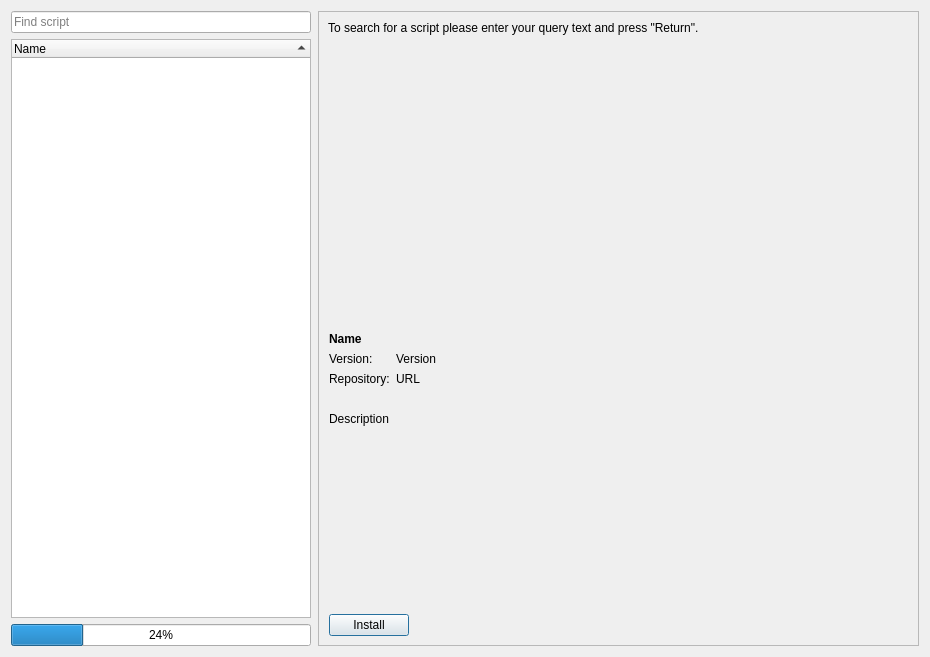
<?xml version="1.0" encoding="UTF-8"?>
<ui version="4.0">
 <class>ScriptRepositoryDialog</class>
 <widget class="QDialog" name="ScriptRepositoryDialog">
  <property name="geometry">
   <rect>
    <x>0</x>
    <y>0</y>
    <width>930</width>
    <height>657</height>
   </rect>
  </property>
  <property name="windowTitle">
   <string>Script repository</string>
  </property>
  <layout class="QGridLayout" name="gridLayout_2">
   <item row="0" column="0">
    <layout class="QGridLayout" name="gridLayout">
     <item row="1" column="1">
      <widget class="QFrame" name="infoFrame">
       <property name="sizePolicy">
        <sizepolicy hsizetype="Preferred" vsizetype="Preferred">
         <horstretch>2</horstretch>
         <verstretch>0</verstretch>
        </sizepolicy>
       </property>
       <property name="frameShape">
        <enum>QFrame::StyledPanel</enum>
       </property>
       <property name="frameShadow">
        <enum>QFrame::Raised</enum>
       </property>
       <layout class="QVBoxLayout" name="verticalLayout">
        <item>
         <widget class="QFrame" name="overviewFrame">
          <property name="frameShape">
           <enum>QFrame::NoFrame</enum>
          </property>
          <layout class="QGridLayout" name="gridLayout_4">
           <property name="leftMargin">
            <number>0</number>
           </property>
           <property name="topMargin">
            <number>0</number>
           </property>
           <property name="rightMargin">
            <number>0</number>
           </property>
           <property name="bottomMargin">
            <number>0</number>
           </property>
           <item row="0" column="0">
            <widget class="QLabel" name="label">
             <property name="text">
              <string>To search for a script please enter your query text and press &quot;Return&quot;.</string>
             </property>
             <property name="wordWrap">
              <bool>true</bool>
             </property>
            </widget>
           </item>
           <item row="1" column="0">
            <spacer name="verticalSpacer_2">
             <property name="orientation">
              <enum>Qt::Vertical</enum>
             </property>
             <property name="sizeHint" stdset="0">
              <size>
               <width>20</width>
               <height>40</height>
              </size>
             </property>
            </spacer>
           </item>
          </layout>
         </widget>
        </item>
        <item>
         <widget class="QFrame" name="scriptInfoFrame">
          <property name="sizePolicy">
           <sizepolicy hsizetype="Preferred" vsizetype="Preferred">
            <horstretch>0</horstretch>
            <verstretch>0</verstretch>
           </sizepolicy>
          </property>
          <property name="minimumSize">
           <size>
            <width>500</width>
            <height>0</height>
           </size>
          </property>
          <property name="frameShape">
           <enum>QFrame::NoFrame</enum>
          </property>
          <property name="frameShadow">
           <enum>QFrame::Raised</enum>
          </property>
          <layout class="QGridLayout" name="gridLayout_3">
           <property name="leftMargin">
            <number>1</number>
           </property>
           <property name="topMargin">
            <number>0</number>
           </property>
           <property name="rightMargin">
            <number>0</number>
           </property>
           <property name="bottomMargin">
            <number>0</number>
           </property>
           <item row="9" column="0" colspan="2">
            <widget class="QLabel" name="descriptionLabel">
             <property name="text">
              <string notr="true">Description</string>
             </property>
             <property name="wordWrap">
              <bool>true</bool>
             </property>
            </widget>
           </item>
           <item row="7" column="1">
            <widget class="QLabel" name="repositoryLinkLabel">
             <property name="toolTip">
              <string notr="true"/>
             </property>
             <property name="text">
              <string notr="true">URL</string>
             </property>
             <property name="wordWrap">
              <bool>true</bool>
             </property>
             <property name="openExternalLinks">
              <bool>true</bool>
             </property>
            </widget>
           </item>
           <item row="12" column="0" colspan="2">
            <widget class="QFrame" name="horizontalFrame">
             <property name="frameShape">
              <enum>QFrame::NoFrame</enum>
             </property>
             <property name="frameShadow">
              <enum>QFrame::Raised</enum>
             </property>
             <layout class="QHBoxLayout" name="horizontalLayout_4">
              <property name="leftMargin">
               <number>0</number>
              </property>
              <property name="topMargin">
               <number>0</number>
              </property>
              <property name="rightMargin">
               <number>0</number>
              </property>
              <property name="bottomMargin">
               <number>0</number>
              </property>
              <item>
               <widget class="QPushButton" name="installButton">
                <property name="toolTip">
                 <string>Save the current todo item</string>
                </property>
                <property name="text">
                 <string>Install</string>
                </property>
                <property name="icon">
                 <iconset theme="document-save" resource="../breeze-qownnotes.qrc">
                  <normaloff>:/icons/breeze-qownnotes/16x16/document-save.svg</normaloff>:/icons/breeze-qownnotes/16x16/document-save.svg</iconset>
                </property>
                <property name="shortcut">
                 <string notr="true">Ctrl+S</string>
                </property>
               </widget>
              </item>
              <item>
               <spacer name="horizontalSpacer">
                <property name="orientation">
                 <enum>Qt::Horizontal</enum>
                </property>
                <property name="sizeHint" stdset="0">
                 <size>
                  <width>40</width>
                  <height>20</height>
                 </size>
                </property>
               </spacer>
              </item>
             </layout>
            </widget>
           </item>
           <item row="3" column="1">
            <widget class="QLabel" name="versionLabel">
             <property name="text">
              <string notr="true">Version</string>
             </property>
             <property name="wordWrap">
              <bool>true</bool>
             </property>
            </widget>
           </item>
           <item row="8" column="1">
            <spacer name="horizontalSpacer_2">
             <property name="orientation">
              <enum>Qt::Horizontal</enum>
             </property>
             <property name="sizeHint" stdset="0">
              <size>
               <width>40</width>
               <height>20</height>
              </size>
             </property>
            </spacer>
           </item>
           <item row="3" column="0">
            <widget class="QLabel" name="textLabel">
             <property name="text">
              <string>Version:</string>
             </property>
             <property name="wordWrap">
              <bool>true</bool>
             </property>
            </widget>
           </item>
           <item row="0" column="0" colspan="2">
            <widget class="QLabel" name="nameLabel">
             <property name="text">
              <string notr="true">&lt;b&gt;Name&lt;/b&gt;</string>
             </property>
             <property name="wordWrap">
              <bool>true</bool>
             </property>
            </widget>
           </item>
           <item row="7" column="0">
            <widget class="QLabel" name="textLabel2">
             <property name="text">
              <string>Repository:</string>
             </property>
             <property name="wordWrap">
              <bool>true</bool>
             </property>
            </widget>
           </item>
           <item row="10" column="0" colspan="2">
            <spacer name="verticalSpacer">
             <property name="orientation">
              <enum>Qt::Vertical</enum>
             </property>
             <property name="sizeHint" stdset="0">
              <size>
               <width>20</width>
               <height>40</height>
              </size>
             </property>
            </spacer>
           </item>
          </layout>
         </widget>
        </item>
       </layout>
      </widget>
     </item>
     <item row="1" column="0">
      <widget class="QFrame" name="selectFrame">
       <property name="sizePolicy">
        <sizepolicy hsizetype="Preferred" vsizetype="Preferred">
         <horstretch>1</horstretch>
         <verstretch>0</verstretch>
        </sizepolicy>
       </property>
       <layout class="QGridLayout" name="selectLayout">
        <property name="leftMargin">
         <number>0</number>
        </property>
        <property name="topMargin">
         <number>0</number>
        </property>
        <property name="rightMargin">
         <number>1</number>
        </property>
        <property name="bottomMargin">
         <number>0</number>
        </property>
        <item row="1" column="0">
         <widget class="QTreeWidget" name="scriptTreeWidget">
          <property name="rootIsDecorated">
           <bool>false</bool>
          </property>
          <property name="sortingEnabled">
           <bool>true</bool>
          </property>
          <column>
           <property name="text">
            <string>Name</string>
           </property>
          </column>
         </widget>
        </item>
        <item row="2" column="0">
         <widget class="QProgressBar" name="downloadProgressBar">
          <property name="toolTip">
           <string>Todo list items are being loaded from the server</string>
          </property>
          <property name="value">
           <number>24</number>
          </property>
         </widget>
        </item>
        <item row="0" column="0">
         <widget class="QLineEdit" name="searchScriptEdit">
          <property name="toolTip">
           <string>Enter your query text</string>
          </property>
          <property name="placeholderText">
           <string>Find script</string>
          </property>
          <property name="clearButtonEnabled">
           <bool>true</bool>
          </property>
         </widget>
        </item>
       </layout>
      </widget>
     </item>
    </layout>
   </item>
  </layout>
 </widget>
 <resources>
  <include location="../breeze-qownnotes.qrc"/>
 </resources>
 <connections/>
</ui>
